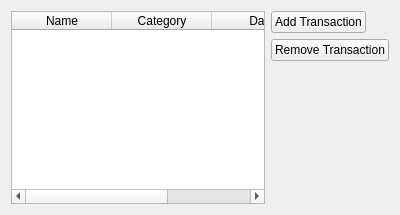
<?xml version="1.0" encoding="UTF-8"?>
<ui version="4.0">
 <class>tableWidget</class>
 <widget class="QWidget" name="tableWidget">
  <property name="geometry">
   <rect>
    <x>0</x>
    <y>0</y>
    <width>400</width>
    <height>215</height>
   </rect>
  </property>
  <property name="sizePolicy">
   <sizepolicy hsizetype="Fixed" vsizetype="Fixed">
    <horstretch>0</horstretch>
    <verstretch>0</verstretch>
   </sizepolicy>
  </property>
  <property name="windowTitle">
   <string>Form</string>
  </property>
  <layout class="QVBoxLayout" name="verticalLayout_2">
   <item>
    <layout class="QHBoxLayout" name="horizontalLayout">
     <item>
      <widget class="QTableWidget" name="tableView">
       <property name="horizontalScrollBarPolicy">
        <enum>Qt::ScrollBarAsNeeded</enum>
       </property>
       <property name="editTriggers">
        <set>QAbstractItemView::NoEditTriggers</set>
       </property>
       <property name="alternatingRowColors">
        <bool>true</bool>
       </property>
       <property name="selectionBehavior">
        <enum>QAbstractItemView::SelectRows</enum>
       </property>
       <property name="horizontalScrollMode">
        <enum>QAbstractItemView::ScrollPerPixel</enum>
       </property>
       <attribute name="horizontalHeaderCascadingSectionResizes">
        <bool>true</bool>
       </attribute>
       <attribute name="horizontalHeaderShowSortIndicator" stdset="0">
        <bool>false</bool>
       </attribute>
       <column>
        <property name="text">
         <string>Name</string>
        </property>
       </column>
       <column>
        <property name="text">
         <string>Category</string>
        </property>
        <property name="whatsThis">
         <string extracomment="wjbd"/>
        </property>
       </column>
       <column>
        <property name="text">
         <string>Date</string>
        </property>
       </column>
       <column>
        <property name="text">
         <string>Amount</string>
        </property>
       </column>
      </widget>
     </item>
     <item>
      <layout class="QVBoxLayout" name="verticalLayout">
       <item>
        <widget class="QPushButton" name="addTransactionButton">
         <property name="sizePolicy">
          <sizepolicy hsizetype="Maximum" vsizetype="Fixed">
           <horstretch>0</horstretch>
           <verstretch>0</verstretch>
          </sizepolicy>
         </property>
         <property name="text">
          <string>Add Transaction</string>
         </property>
        </widget>
       </item>
       <item>
        <widget class="QPushButton" name="removeTransactionButton">
         <property name="text">
          <string>Remove Transaction</string>
         </property>
        </widget>
       </item>
       <item>
        <spacer name="verticalSpacer">
         <property name="orientation">
          <enum>Qt::Vertical</enum>
         </property>
         <property name="sizeHint" stdset="0">
          <size>
           <width>20</width>
           <height>40</height>
          </size>
         </property>
        </spacer>
       </item>
      </layout>
     </item>
    </layout>
   </item>
  </layout>
 </widget>
 <resources/>
 <connections/>
</ui>
